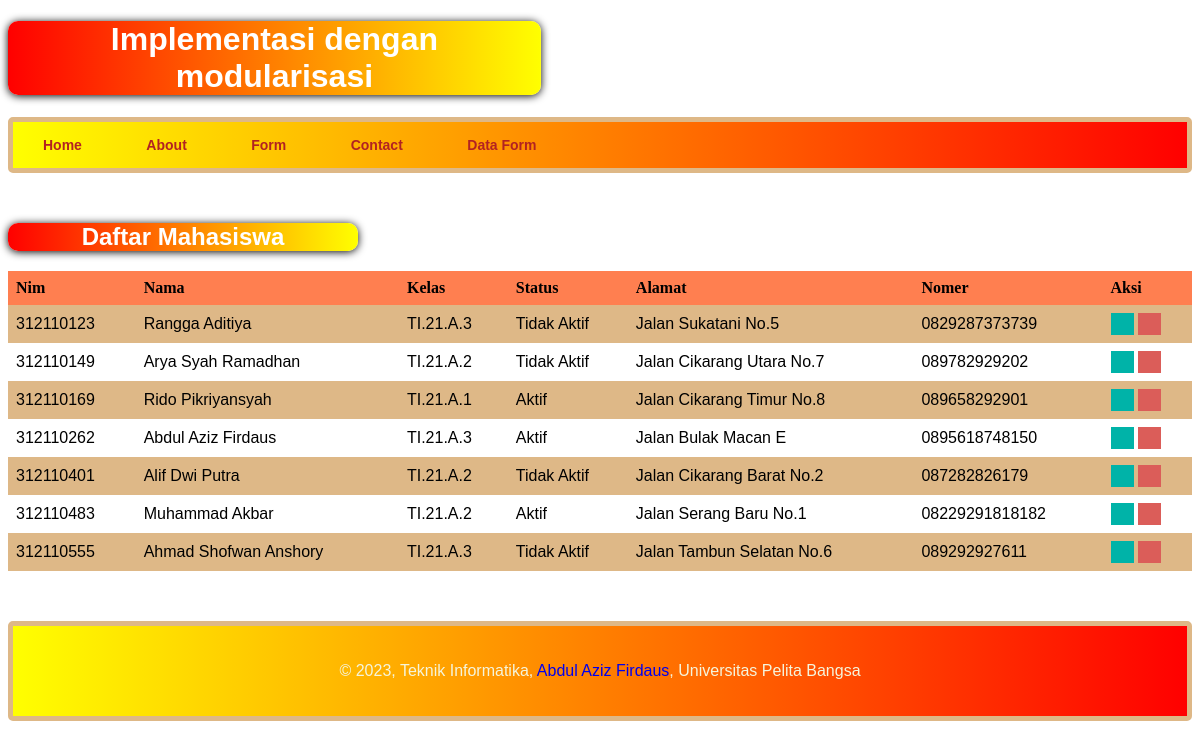
The app's page /lab5_php_tugas/data.php with its own data.
### tables this page shows
CREATE TABLE `tb_latihan` (
  `Nim` int(50) NOT NULL,
  `Nama` varchar(100) NOT NULL,
  `Kelas` varchar(50) NOT NULL,
  `Status` text NOT NULL,
  `Alamat` text NOT NULL,
  `Nomer` varchar(50) NOT NULL
);

### lab5_php_tugas/database.php (called while the page is built, shortened)
<?php
class database
{
  protected $host;
  protected $user;
  protected $password;
  protected $db_name;
  protected $conn;
  public function __construct()
  {
    $this->conn = new mysqli(
      $this->host,
      $this->user,
      $this->password,
      $this->db_name
    );
  }
  private function getConfig()
  {
    $this->host = config::host;
    $this->user = config::username;
    $this->password = config::password;
    $this->db_name = config::db_name;
  }
  public function data($table)
  {
    $sql = "SELECT * FROM " . $table;
    $result = $this->conn->query($sql);
    $data = array();
    while ($row = $result->fetch_assoc()) {
      $data[] = $row;
    }
    return $data;
  }
}

### lab5_php_tugas/data.php (the view, shortened to what this page needs)
<?php
require('header.php');
include "database.php";
$database = new database();
$data = $database->data('tb_latihan');
?>
<html>
<head>
  <link rel="stylesheet" href="main.css">
</head>
<body>
  <div class="table-container">
    <h2>Daftar Mahasiswa</h2>
    <table class="my-table">
      <tr>
        <th>Nim</th>
        <th>Nama</th>
        <th>Kelas</th>
        <th>Status</th>
        <th>Alamat</th>
        <th>Nomer</th>
        <th>Aksi</th>
      </tr>
      <?php
      foreach ($data as $row) {
      ?>
        <tr>
          <td> <?= $row['Nim']; ?></td>
          <td> <?= $row['Nama']; ?></td>
          <td> <?= $row['Kelas']; ?></td>
          <td> <?= $row['Status']; ?></td>
          <td> <?= $row['Alamat']; ?></td>
          <td> <?= $row['Nomer']; ?></td>
          <td>
            <a href="update.php?Nim=<?= $row['Nim']; ?>"><input type='button' class='btn-update'></a>
            <a href="delete.php?Nim=<?= $row['Nim']; ?>"><input type='button' class='btn-delete'></a>
          </td>
        </tr>
      <?php
      }
      ?>
    </table>
  </div>
  <?php require('footer.php'); ?>
</body>
</html>

### lab5_php_tugas/header.php (shortened to what this page needs)
<!DOCTYPE html>
<html lang="en">
<head>
  <link href="main.css" rel="stylesheet" type="text/css" />
</head>
<body>
  <div class="container">
    <header>
      <h1>Implementasi dengan modularisasi</h1>
    </header>
    <nav>
      <a href="motor.php">Home</a>
      <a href="about.php">About</a>
      <a href="form_input.php">Form</a>
      <a href="contact.php">Contact</a>
      <a href="data.php">Data Form</a>
    </nav>
  </div>
</body>
</html>

### lab5_php_tugas/footer.php
<!DOCTYPE html>
<html lang="en">
<body>
  <footer>
    <div>
      <p>&copy; 2023, Teknik Informatika, <a href="https://wa.me/62895618748150" style="text-decoration: none;">Abdul Aziz Firdaus</a>, Universitas Pelita Bangsa</p>
    </div>
  </footer>
</body>
</html>

### lab5_php_tugas/main.css (style rules this page uses)
header { color: white; font-family: Arial, Helvetica, sans-serif; background: -webkit-linear-gradient(right, yellow, red); width: 45%; text-align: center; background-position: center; border-radius: 10px; box-shadow: 0px 1px 8px black; }
h2 { color: white; font-family: Arial, Helvetica, sans-serif; background: -webkit-linear-gradient(right, yellow, red); width: 350px; text-align: center; background-position: center; border-radius: 10px; box-shadow: 0px 1px 8px black; }
td { font-family: Arial, Helvetica, sans-serif; color: black; text-align: left; }
.my-table { width: 100%; border-collapse: collapse; }
.my-table th, .my-table td { padding: 8px; text-align: left; }
.my-table th { background-color: coral; }
.my-table tr:nth-child(even) { background-color: burlywood; }
nav { font-family: Arial, Helvetica, sans-serif; margin-bottom: 50px; display: block; border-radius: 5px; border-top: 5px solid burlywood; border-bottom: 5px solid burlywood; border-right: 5px solid burlywood; border-left: 5px solid burlywood; background: -webkit-linear-gradient(right, red, yellow); }
nav a { padding: 15px 30px; display: inline-block; color: firebrick; font-size: 14px; text-decoration: none; font-weight: bold; }
.btn-delete { border: 1px solid #db5d59; background: #db5d59 url("img/hapus.png") no-repeat 5px 4px; height: 22px; padding-left: 15px; padding-top: 5px; }
.btn-update { border: 1px solid #00b3a8; background: #00b3a8 url("img/update.png") no-repeat 5px 4px; height: 22px; padding-left: 15px; padding-top: 5px; }
footer { margin-top: 50px; clear: both; text-align: center; background: -webkit-linear-gradient(right, red, yellow); padding: 20px; color: beige; border-radius: 5px; font-family: "Raleway SemiBold", sans-serif; border-top: 5px solid burlywood; border-bottom: 5px solid burlywood; border-right: 5px solid burlywood; border-left: 5px solid burlywood; }

### records on screen
tb_latihan: Nim "312110123", Nama "Rangga Aditiya", Kelas "TI.21.A.3", Status "Tidak Aktif", Alamat "Jalan Sukatani No.5", Nomer "0829287373739"
tb_latihan: Nim "312110149", Nama "Arya Syah Ramadhan", Kelas "TI.21.A.2", Status "Tidak Aktif", Alamat "Jalan Cikarang Utara No.7", Nomer "089782929202"
tb_latihan: Nim "312110169", Nama "Rido Pikriyansyah", Kelas "TI.21.A.1", Status "Aktif", Alamat "Jalan Cikarang Timur No.8", Nomer "089658292901"
tb_latihan: Nim "312110262", Nama "Abdul Aziz Firdaus", Kelas "TI.21.A.3", Status "Aktif", Alamat "Jalan Bulak Macan E", Nomer "0895618748150"
tb_latihan: Nim "312110401", Nama "Alif Dwi Putra", Kelas "TI.21.A.2", Status "Tidak Aktif", Alamat "Jalan Cikarang Barat No.2", Nomer "087282826179"
tb_latihan: Nim "312110483", Nama "Muhammad Akbar", Kelas "TI.21.A.2", Status "Aktif", Alamat "Jalan Serang Baru No.1", Nomer "08229291818182"
tb_latihan: Nim "312110555", Nama "Ahmad Shofwan Anshory", Kelas "TI.21.A.3", Status "Tidak Aktif", Alamat "Jalan Tambun Selatan No.6", Nomer "089292927611"
